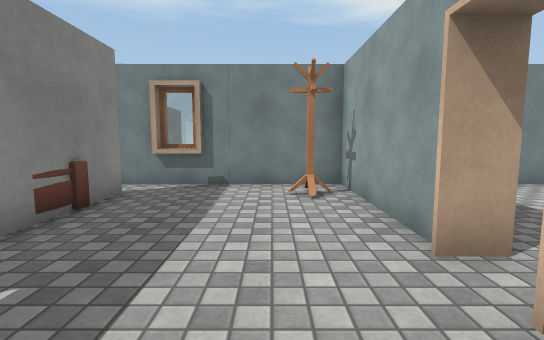
view 1 (above)

24 first-person views from a walk through a 3-D level made in the Unity game engine. The camera is 1.2 m above the floor, tilts 6° down and sees 85° across. The floor is counted in squares, 1 m on a side. Each view is taken from the middle of a square. On the plan, view 1 faces up. The plan holds only what a view shows up to about 13 squares ahead; the rest is blank. The place goes on beyond the plan. Some surface patterns are stand-ins.

view 2
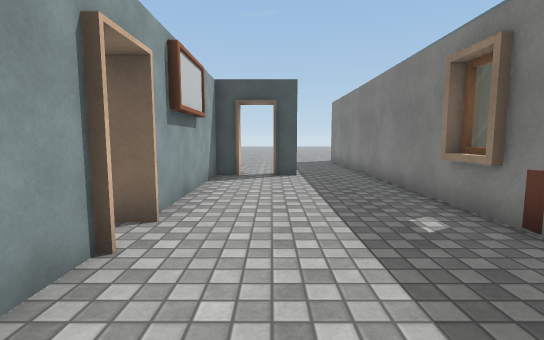

view 3
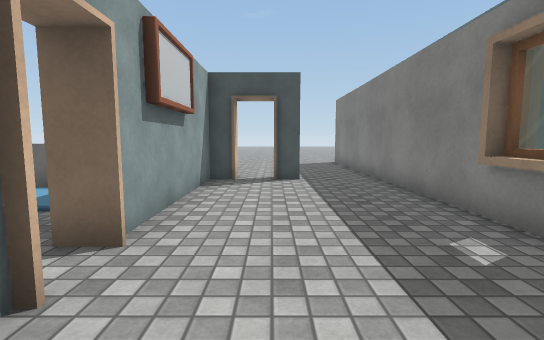

view 4
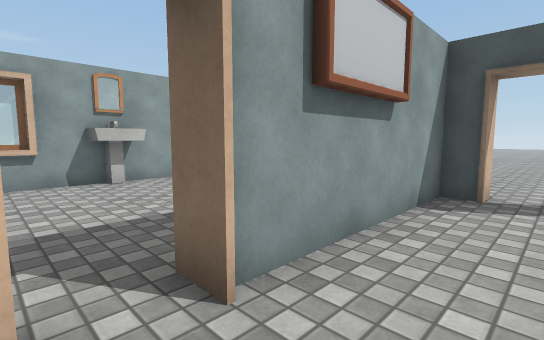

view 5
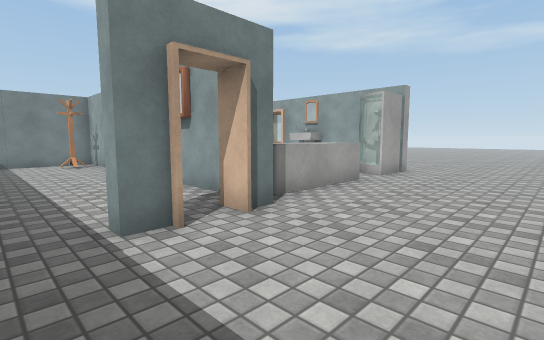

view 6
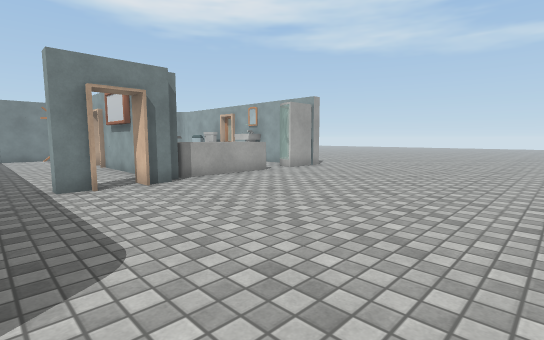

view 7
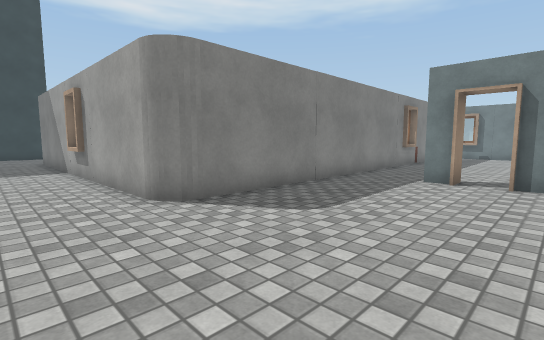

view 8
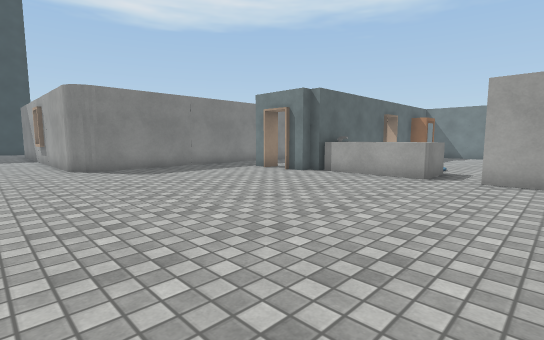

view 9
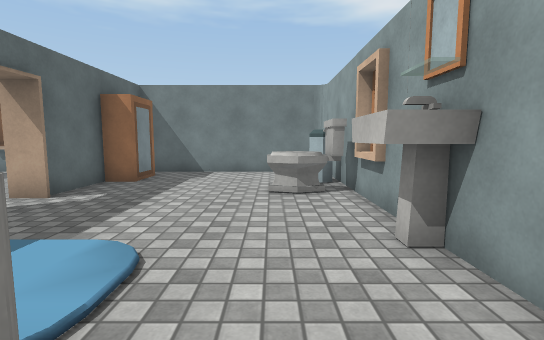

view 10
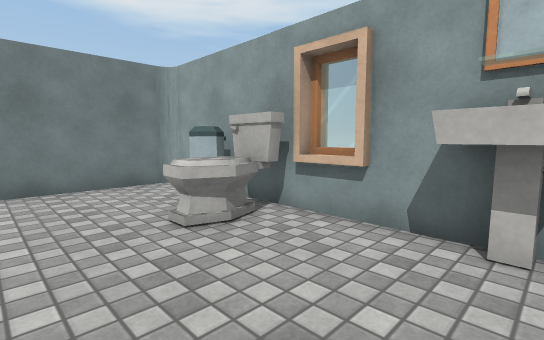

view 11
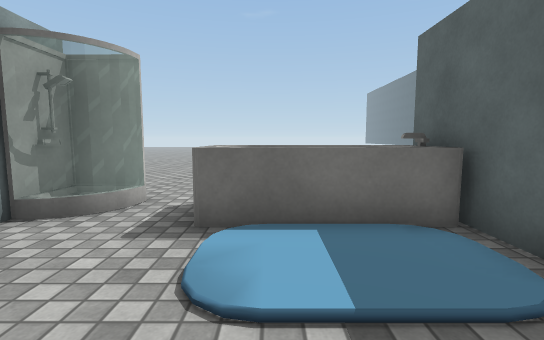

view 12
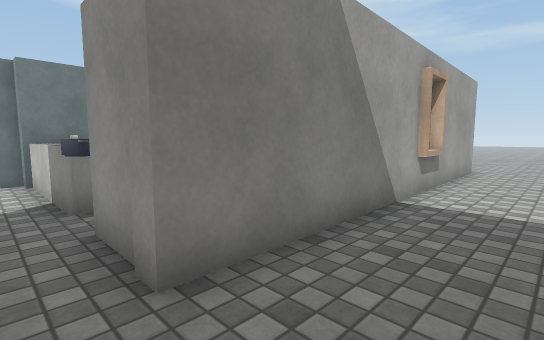

view 13
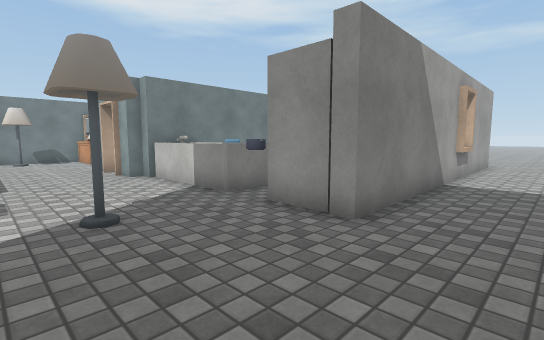

view 14
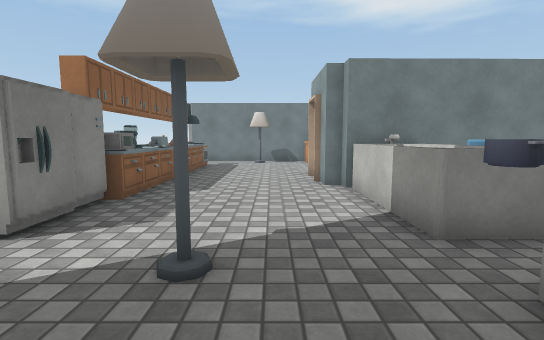

view 15
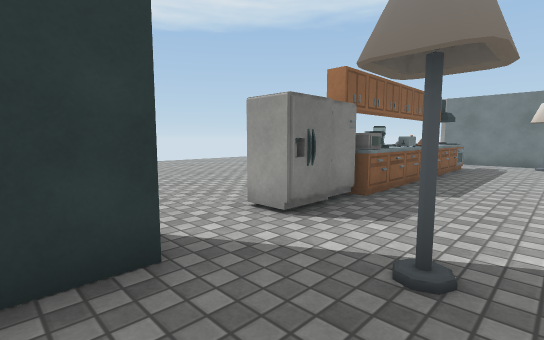

view 16
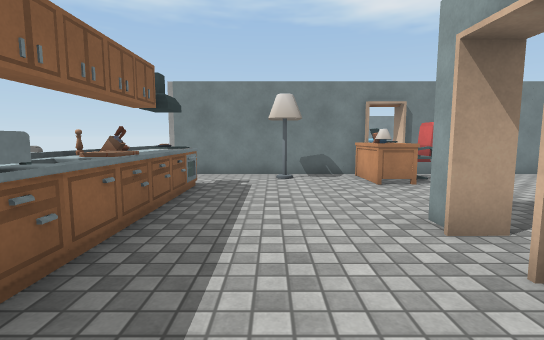

view 17
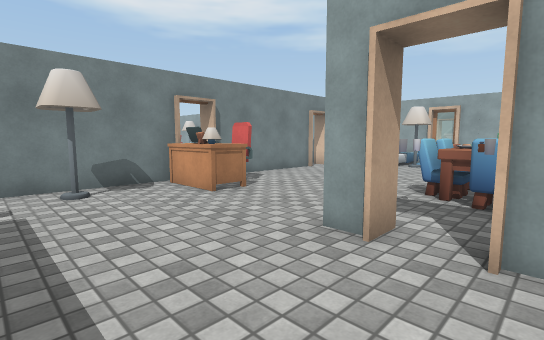

view 18
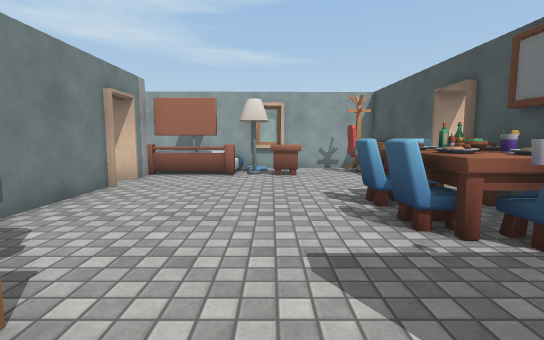

view 19
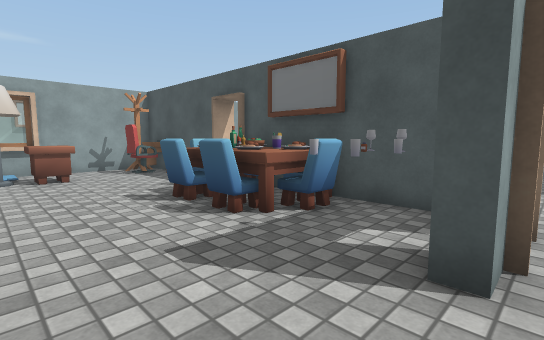

view 20
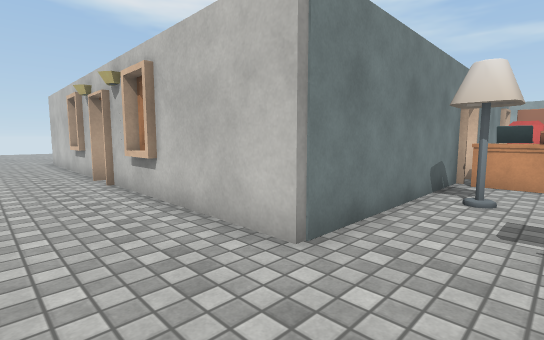

view 21
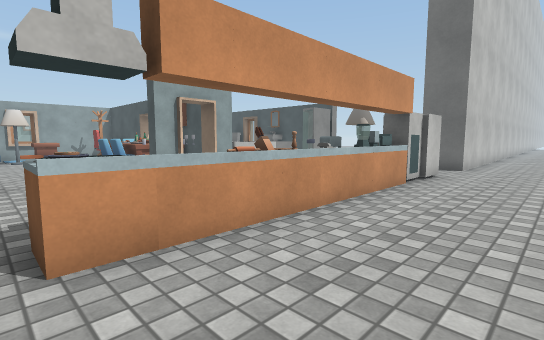

view 22
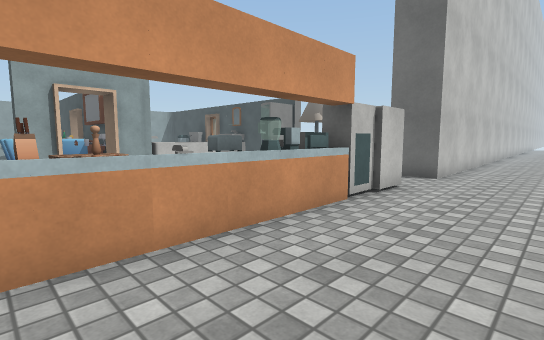

view 23
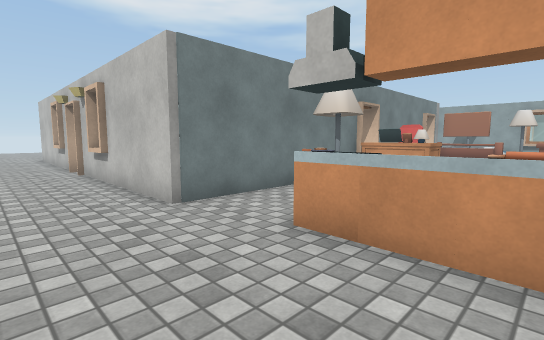

view 24
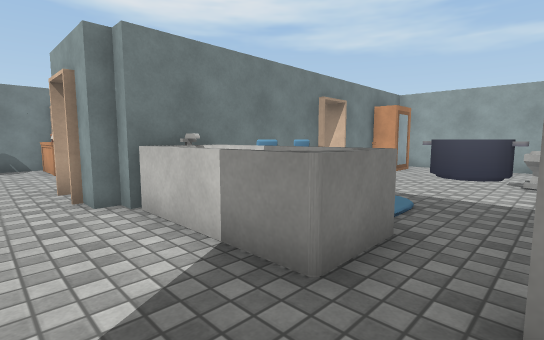

### Floor plan
Points are (right, up) in squares from view 1. A wall is a line through its corners. A room is listed if a view was taken in it or the views show most of it. See-through windows are left out.
Room 1 (views 1, 2, 3, 4)
walls: (-3.1, 1.8) (-3.1, 0.4); (-3.3, 2.6) (-3.2, -3.5); (1.8, 2.9) (1.8, 7.8) (-4, 7.8); (-3.7, 3.6) (-3.8, 4.5); (-3.4, 6.7) (-3.4, 5.3); (-1.7, 7.6) (-3.1, 7.6); (-0.8, -3.8) (-0.1, -3.8); (1.1, -3.8) (1.8, -3.8) (1.8, 1.8)
ways out: opening at (-1.5, -4) to room 2; gap at (0.5, -4) to room 2; gap at (2, 2) to room 2; opening at (-3.5, 7)
objects: other object (-5, 4) to (-4, 4); other object (-3, 3) to (-3, 5)
Room 2 (views 5, 6, 7, 8, 9, 10, 11, 12)
walls: (0, -4.2) (-0.8, -4.2) (-0.8, -3.8); (2.3, -0.9) (2.3, -3.8) (1.8, -3.8) (1.8, -4.2) (1.1, -4.2); (-3.2, -3.5) (-3.1, -9.9); (-3.8, -10.7) (-15.1, -10.8); (9.4, -3.8) (8.9, -3.8) (8.9, 7.5); (8.7, 1.9) (8.7, 3.2); (-8, -10.9) (-9.4, -10.9); (2.3, 5.4) (2.3, 2.9); (8.4, 4.9) (8.1, 5) (8.1, 5.5); (8.6, 7.8) (2.6, 7.8)
ways out: opening at (-1.5, -4) to room 1; gap at (0.5, -4) to room 1; gap at (2, 2) to room 1; opening at (-16, -12.5) to room 3
objects: other object (3, -4) to (6, -2); other object (3, -2) to (5, -2); other object (3, 5) to (3, 7); other object (7, 3) to (8, 4); other object (8, -4) to (9, -3); other object (8, 0) to (8, 1)
Room 3 (views 13, 14, 15, 16, 17, 18, 19, 20, 21, 22, 23, 24)
walls: (-15.7, -1.4) (-15.7, -0.7) (-15.2, -0.7); (-15, -1.4) (-15.9, -1.4); (-15.9, -2.6) (-15, -2.6); (-13.6, -3.3) (-12.5, -3.3); (-14.8, 5.1) (-21.5, 5.1) (-21.5, 11.4); (-10.6, -3.3) (-9.6, -3.2); (-9.6, -3.7) (-15.2, -3.8) (-15.2, -3.3) (-15.6, -3.3) (-15.6, -2.6); (-8.5, -3.9) (-8.5, -3.2) (-3.6, -3.2) (-3.7, 1.7); (-8.6, 5.1) (-13.6, 5.1); (-6.4, 2.8) (-6.3, 4.8); (-6.5, -3.6) (-8.1, -3.7); (-21.6, 8.6) (-21.6, 10); (-19.7, -9.8) (-19.7, -11); (-15.1, -10.8) (-15.1, -10.4); (-21.2, 9.8) (-21.8, 9.8); (-6.1, 5.1) (-7, 5.1); (-3.9, 0.4) (-3.9, 1.6); (-3.9, 0.6) (-3.1, 0.7); (-21.5, 13.2) (-21.5, 19); (-21.3, -13.5) (-21.3, -9.8) (-20.1, -9.8); (-3.6, -8.4) (-3.6, -4.1); (-21.6, 14) (-21.6, 15.2)
ways out: opening at (-16, -12.5) to room 2; opening at (-21.5, 12); opening at (-8, 5); opening at (-5, 3)
objects: other object (-21, -7) to (-20, -6); other object (-21, -5) to (-20, -5); other object (-21, -4) to (-20, -4); other object (-21, -3); other object (-21, -2) to (-20, -2); other object (-21, -1) to (-20, -1); other object (-21, 0) to (-20, 0); other object (-21, 1) to (-20, 1); other object (-21, 2) to (-20, 2); other object (-21, 3) to (-20, 3); other object (-20, -3); other object (-18, -8); other object (-18, 4); other object (-15, -9) to (-15, -8); other object (-15, -8) to (-14, -4); other object (-15, 3); other object (-15, 4) to (-14, 4); other object (-14, -10) to (-14, -9); other object (-14, -2); other object (-14, -1); other object (-14, 3) to (-13, 4); other object (-13, -2); other object (-12, -7) to (-11, -7); other object (-12, -4) to (-12, -3); other object (-12, -2) to (-10, -2); other object (-12, -1); other object (-11, -3); other object (-11, -1) to (-10, -1); other object (-9, -3) to (-9, -2); other object (-8, -9) to (-8, -8); other object (-6, -4) to (-5, -4); other object (-6, -2) to (-5, -2); other object (-6, 0) to (-6, 1); other object (-6, 2); other object (-5, 2) to (-4, 2)

Where each view was taken, in squares from view 1:
view 1: 0 up, 0 right, facing up
view 2: 6 up, 0 right, facing down
view 3: 5 up, 0 right, facing down
view 4: 3 up, 0 right, facing down-right
view 5: 8 down, 2 left, facing up-right
view 6: 12 down, 2 left, facing up-right
view 7: 13 down, 2 right, facing up-left
view 8: 13 down, 9 right, facing up-left
view 9: 3 down, 7 right, facing up
view 10: 0 up, 5 right, facing up-right
view 11: 2 up, 5 right, facing down
view 12: 13 down, 16 left, facing up-right
view 13: 13 down, 19 left, facing up-right
view 14: 11 down, 17 left, facing up
view 15: 11 down, 17 left, facing up-left
view 16: 5 down, 18 left, facing up
view 17: 3 down, 19 left, facing up-right
view 18: 1 up, 16 left, facing right
view 19: 2 up, 16 left, facing down-right
view 20: 3 up, 24 left, facing up-right
view 21: 3 up, 24 left, facing down-right
view 22: 0 up, 24 left, facing down-right
view 23: 0 up, 24 left, facing up-right
view 24: 9 down, 17 left, facing up-right
